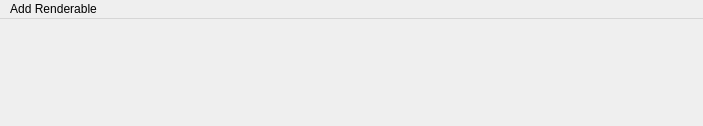
<?xml version="1.0" encoding="UTF-8"?>
<ui version="4.0">
 <author>Pho Hale</author>
 <class>LocalMenus_RenderableOptions</class>
 <widget class="QMainWindow" name="LocalMenus_RenderableOptions">
  <property name="geometry">
   <rect>
    <x>0</x>
    <y>0</y>
    <width>703</width>
    <height>126</height>
   </rect>
  </property>
  <property name="windowTitle">
   <string notr="true">LocalMenus</string>
  </property>
  <widget class="QWidget" name="centralwidget"/>
  <widget class="QMenuBar" name="menubar">
   <property name="geometry">
    <rect>
     <x>0</x>
     <y>0</y>
     <width>703</width>
     <height>22</height>
    </rect>
   </property>
   <widget class="QMenu" name="menuAdd_Renderable">
    <property name="title">
     <string notr="true">Add Renderable</string>
    </property>
    <widget class="QMenu" name="menuAddRenderable_Time_Curves">
     <property name="title">
      <string notr="true">Add Time Curves...</string>
     </property>
     <property name="icon">
      <iconset resource="../../../Resources/ActionIcons.qrc">
       <normaloff>:/Render/Icons/actions/chart-up-color.png</normaloff>:/Render/Icons/actions/chart-up-color.png</iconset>
     </property>
     <addaction name="actionAddTimeCurves_Position"/>
     <addaction name="actionAddTimeCurves_Random"/>
     <addaction name="actionAddTimeCurves_Custom"/>
    </widget>
    <widget class="QMenu" name="menuAddRenderable_Time_Intervals">
     <property name="title">
      <string notr="true">Add Time Intervals...</string>
     </property>
     <property name="icon">
      <iconset resource="../../../Resources/ActionIcons.qrc">
       <normaloff>:/Render/Icons/actions/spectrum-emission.png</normaloff>:/Render/Icons/actions/spectrum-emission.png</iconset>
     </property>
     <addaction name="actionAddTimeIntervals_PBEs"/>
     <addaction name="actionAddTimeIntervals_Session_Epochs"/>
     <addaction name="actionAddTimeIntervals_Laps"/>
     <addaction name="actionAddTimeIntervals_Custom"/>
    </widget>
    <addaction name="menuAddRenderable_Time_Curves"/>
    <addaction name="menuAddRenderable_Time_Intervals"/>
    <addaction name="actionAddCustomRenderable"/>
   </widget>
   <addaction name="menuAdd_Renderable"/>
  </widget>
  <action name="actionAddTimeCurves_Position">
   <property name="text">
    <string notr="true">Position</string>
   </property>
  </action>
  <action name="actionAddTimeCurves_Custom">
   <property name="text">
    <string notr="true">Custom...</string>
   </property>
  </action>
  <action name="actionAddCustomRenderable">
   <property name="text">
    <string notr="true">Add Custom...</string>
   </property>
  </action>
  <action name="actionAddTimeIntervals_PBEs">
   <property name="text">
    <string notr="true">PBEs</string>
   </property>
  </action>
  <action name="actionAddTimeIntervals_Session_Epochs">
   <property name="text">
    <string notr="true">Session Epochs</string>
   </property>
  </action>
  <action name="actionAddTimeIntervals_Laps">
   <property name="text">
    <string notr="true">Laps</string>
   </property>
  </action>
  <action name="actionAddTimeIntervals_Custom">
   <property name="text">
    <string notr="true">Custom...</string>
   </property>
  </action>
  <action name="actionAddTimeCurves_Random">
   <property name="text">
    <string notr="true">Random</string>
   </property>
  </action>
 </widget>
 <resources>
  <include location="../../../Resources/GuiResources.qrc"/>
  <include location="../../../Resources/ActionIcons.qrc"/>
  <include location="../../../External/breeze_style_sheets/dist/qrc/breeze.qrc"/>
 </resources>
 <connections/>
</ui>
